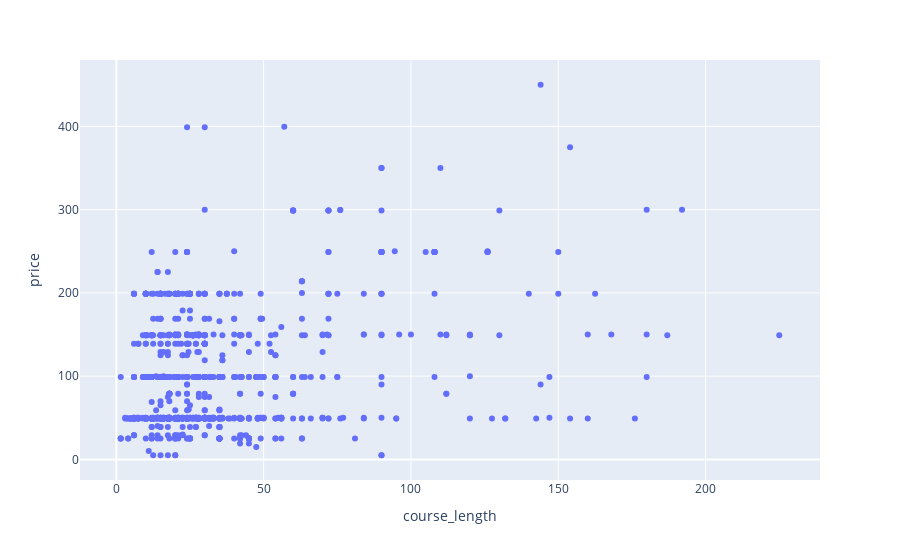

Notebook code cell kept with this figure:
### Code cell
px.scatter(edx_db2, x = 'course_length', y = 'price')

### Figure 1 — Plotly figure (JSON) as saved in the notebook; plotly's stock layout.template omitted (floating-point values rounded to 4 significant figures; data arrays with more than 128 entries replaced by an {"elided": "..."} marker saying what was removed)
{"data": [{"hovertemplate": "course_length=%{x}<br>price=%{y}<extra></extra>", "legendgroup": "", "marker": {"color": "#636efa", "symbol": "circle"}, "mode": "markers", "name": "", "orientation": "v", "showlegend": false, "type": "scatter", "x": {"elided": "975 float values"}, "xaxis": "x", "y": {"elided": "975 float values"}, "yaxis": "y"}], "layout": {"legend": {"tracegroupgap": 0}, "margin": {"t": 60}, "xaxis": {"anchor": "y", "domain": [0, 1], "title": {"text": "course_length"}}, "yaxis": {"anchor": "x", "domain": [0, 1], "title": {"text": "price"}}}}
